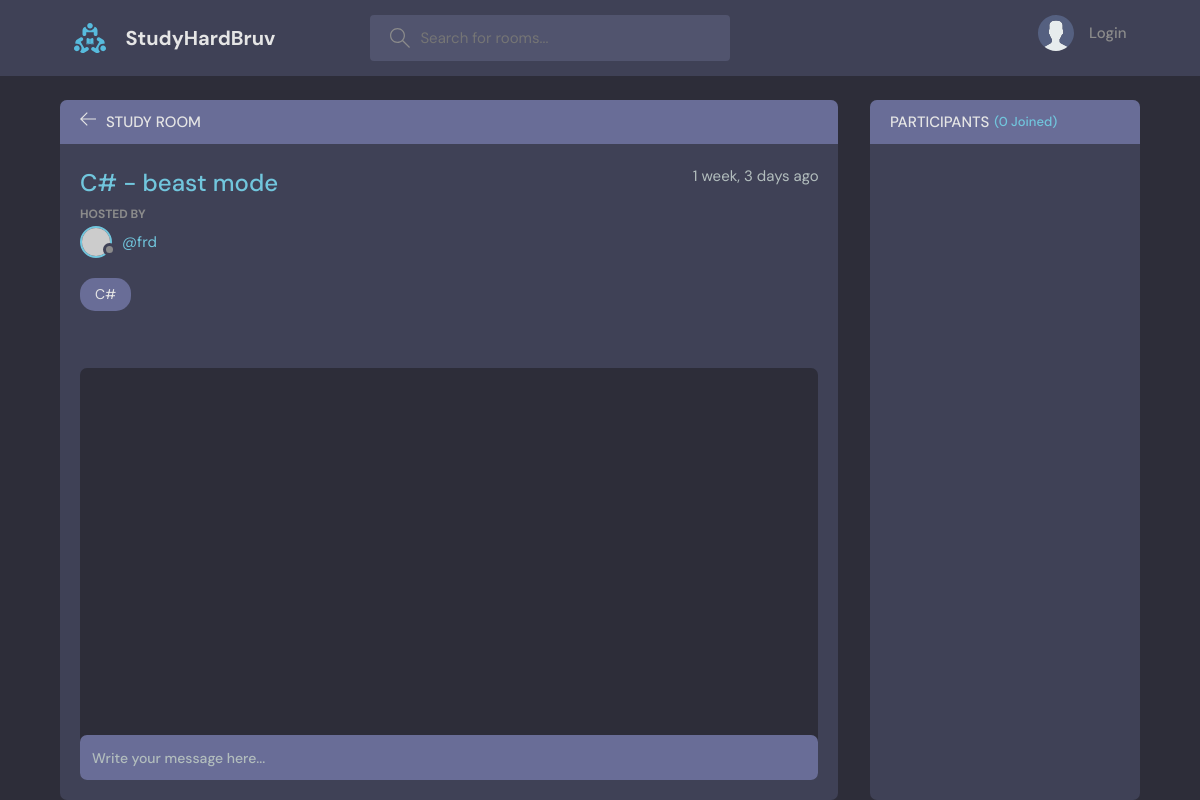
The app's page /room/11/, older data.
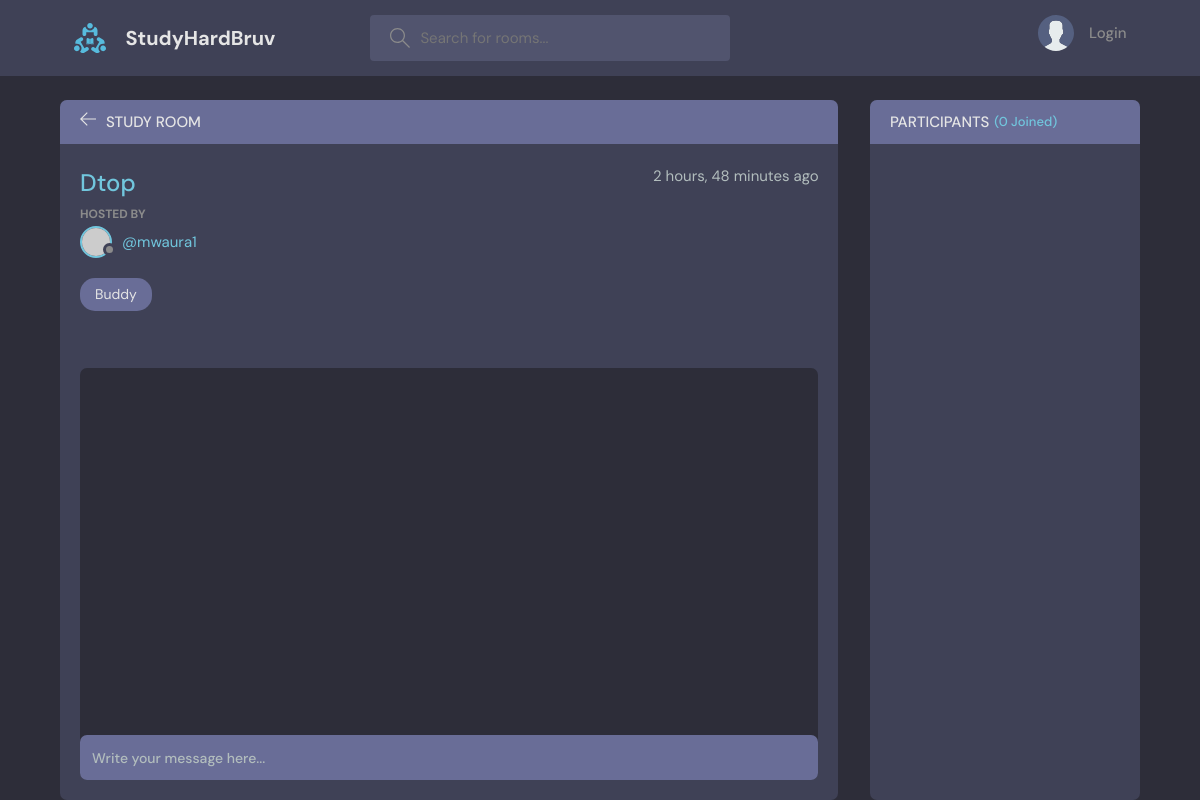
The same page, newer data.
### base/models.py (models this page shows, shortened)
class Room(models.Model):
  host = models.ForeignKey(User, on_delete=models.SET_NULL, null=True)
  topic = models.ForeignKey(Topic, on_delete=models.SET_NULL, null=True)
  name = models.CharField(max_length=200)
  description = models.TextField(null=True, blank=True)
  participants = models.ManyToManyField(User, related_name='parcipants', blank=True)
  updated = models.DateTimeField(auto_now=True)
  created = models.DateTimeField(auto_now_add=True)
  class Meta:
    ordering = ['-updated', '-created']

class Topic(models.Model):
  name = models.CharField(max_length=200)
  slug = models.SlugField(unique=True, blank=True)

### base/views.py (the view, shortened to what this page needs)
# urls.py: path('room/<int:pk>/', views.room, name='room'),
def room(request, pk):
  room = Room.objects.get(id=pk)
  room_messages = room.message_set.all()
  participants = room.participants.all()
  context = {'room': room, 'room_messages': room_messages, 'participants': participants}
  return render(request, 'base/room.html', context)

### base/templates/base/room.html (shortened to what this page needs)
{% extends 'main.html' %}
{% block content %}
    <main class="profile-page layout layout--2">
      <div class="container">
        <div class="room">
          <div class="room__top">
            <div class="room__topLeft">
              <a href="{{request.META.HTTP_REFERER|default:'Home'}}">
                <svg version="1.1" xmlns="http://www.w3.org/2000/svg" width="32" height="32" viewBox="0 0 32 32">
                  <title>arrow-left</title>
                  <path
                    d="M13.723 2.286l-13.723 13.714 13.719 13.714 1.616-1.611-10.96-10.96h27.625v-2.286h-27.625l10.965-10.965-1.616-1.607z"
                  ></path>
                </svg>
              </a>
              <h3>Study Room</h3>
            </div>
          </div>
          <div class="room__box scroll">
            <div class="room__header scroll">
              <div class="room__info">
                <h3>{{room.name}}</h3>
                <span>{{room.created|timesince}} ago</span>
              </div>
              <div class="room__hosted">
                <p>Hosted By</p>
                <a href="{% url 'user-profile' room.host.id %}" class="room__author">
                  <div class="avatar avatar--small">
                    <img src="https://randomuser.me/api/portraits/men/37.jpg" />
                  </div>
                  <span>@{{room.host.username}}</span>
                </a>
              </div>
              <span class="room__topics">{{room.topic.name}}</span>
            </div>
            <div class="room__conversation">
              <div class="threads scroll">
              </div>
            </div>
          </div>
          <div class="room__message">
            <form action="" method="POST">
              <input name="body" placeholder="Write your message here..." />
            </form>
          </div>
        </div>
        <div class="participants">
          <h3 class="participants__top">Participants <span>({{participants.count}} Joined)</span></h3>
          <div class="participants__list scroll">
          </div>
        </div>
      </div>
    </main>
{% endblock %}

Row changes from the older to the newer data that the page shows:
changed Room: name "C# - beast mode" → "Dtop"; created "1 week, 3 days" → "2 hours, 48 minutes"; host.username "frd" → "mwaura1"; topic.name "C#" → "Buddy"
